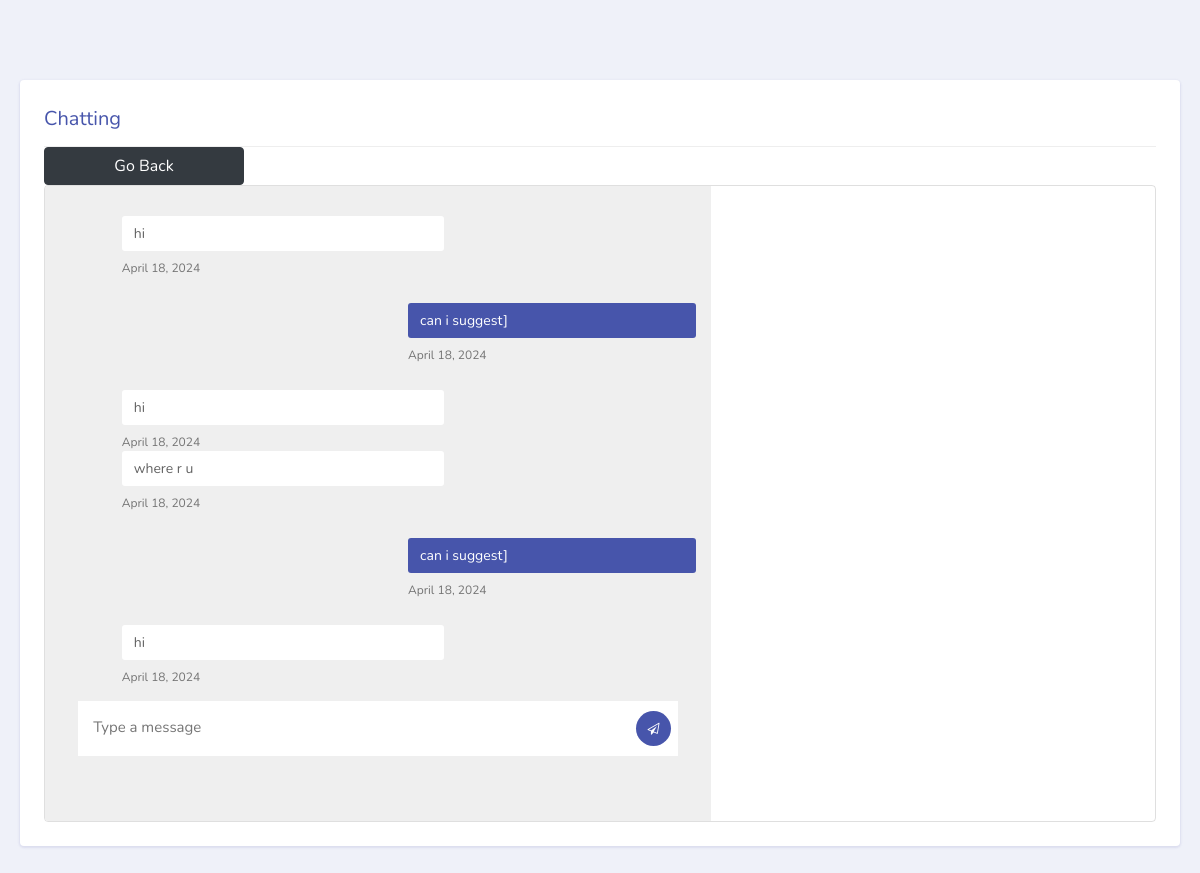
Page /paChat?id=5&url=paCounsultation (signed in) on the committed database.
### depApp/models.py (models this page shows)
class Message(models.Model):
    date = models.DateField(auto_now_add=True)
    patient = models.ForeignKey(Patient, on_delete=models.CASCADE)
    counselor = models.ForeignKey(Counselor, on_delete=models.CASCADE)
    message = models.CharField(max_length=200)
    sendby = models.CharField(max_length=20)

### depApp/views.py (the view)
# urls.py: path('paChat',views.paChat),
def paChat(request):
    uid = request.session["id"]
    pat = Patient.objects.get(id=uid)
    cid = request.GET['id']
    url = request.GET['url']
    cou = Counselor.objects.get(id=cid)
    if request.method == "POST":
        msg = request.POST['msg']
        db = Message.objects.create(patient=pat, counselor=cou, message=msg, sendby='Patient')
        db.save()
    messages = Message.objects.filter(patient=pat, counselor=cou)
    return render(request, "paChat.html", {"messages": messages,"url":url})

### templates/paChat.html (shortened to what this page needs)
    </head>
    <body>
<head>
    <link rel="stylesheet" href="/static/chat/css/style-starter.css">
  </head>
<div class="container-fluid content-top-gap">
    <div class="data-tables">
        <div class="row">
        <div class="col-lg-12 chart-grid mb-4">
            <div class="card card_border p-4">
            <div class="card-header chart-grid__header pl-0 pt-0">
                Chatting
            </div>
            <a href="/{{url}}" class="btn btn-dark" style="display: inline; width: 200px;">Go Back</a>
            <div class="messaging">
                <div class="inbox_msg">
                <div class="mesgs">
                  {% if messages %}
                    <div class="msg_history">
                      {% for message in messages %}
                  {% if message.sendby != 'Patient' %}
                      <div class="incoming_msg">
                                  <div class="received_msg">
                              <div class="received_withd_msg">
                                  <p>{{message.message}}
                                  </p>
                                  <span class="time_date"> {{  message.date |slice:"10:19" }}</span>
                              </div>
                        </div>
                      </div>
                    {% else %}
                            <div class="outgoing_msg">
                                <div class="sent_msg">
                                <p>{{message.message}}</p>
                                <span class="time_date"> {{ message.date |slice:"10:19" }}</span>
                                </div>
                            </div>
                    {% endif %}
                    {% endfor %}
                  </div>
                    {% endif %}
                          <div class="type_msg">
                                  <div class="input_msg_write">
                                    <form method="post">
                                      <input type="text" name="msg" class="write_msg" placeholder="Type a message" />
                                      <button type="submit" class="msg_send_btn"><i class="fa fa-paper-plane-o"></i></button>
                                      <p>&nbsp;</p>
                                    </form>
                                  </div>
                                <br/>
                          </div>
                   </div>
                </div>
            </div>
            </div>
        </div>
        </div>
    </div>
</div>

### templates/paChat.html (style rules this page uses)
body { margin:0; }

### rows in the picture
Message: message "hi", date "April 18, 2024"
Message: message "can i suggest]", date "April 18, 2024"
Message: message "hi", date "April 18, 2024"
Message: message "where r u", date "April 18, 2024"
Message: message "can i suggest]", date "April 18, 2024"
Message: message "hi", date "April 18, 2024"
